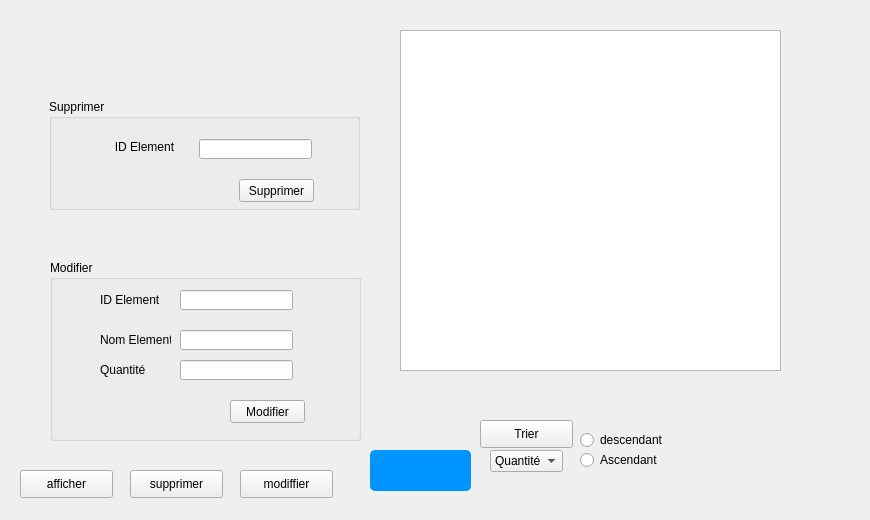
        <widget class="QWidget" name="tab_73">
         <attribute name="title">
          <string>Afficher Elements</string>
         </attribute>
         <widget class="QTableView" name="tabelm">
          <property name="geometry">
           <rect>
            <x>400</x>
            <y>30</y>
            <width>381</width>
            <height>341</height>
           </rect>
          </property>
         </widget>
         <widget class="QPushButton" name="pushButton_AfficherElem">
          <property name="geometry">
           <rect>
            <x>20</x>
            <y>470</y>
            <width>93</width>
            <height>28</height>
           </rect>
          </property>
          <property name="text">
           <string>afficher</string>
          </property>
          <property name="icon">
           <iconset>
            <normaloff>../../Desktop/Eclinic3/Tick.png</normaloff>../../Desktop/Eclinic3/Tick.png</iconset>
          </property>
         </widget>
         <widget class="QPushButton" name="pushButton_ModifierElem">
          <property name="geometry">
           <rect>
            <x>240</x>
            <y>470</y>
            <width>93</width>
            <height>28</height>
           </rect>
          </property>
          <property name="text">
           <string>modiffier</string>
          </property>
          <property name="icon">
           <iconset>
            <normaloff>../../Desktop/Eclinic3/Pencil.png</normaloff>../../Desktop/Eclinic3/Pencil.png</iconset>
          </property>
         </widget>
         <widget class="QPushButton" name="pushButton_SupprimerElem">
          <property name="geometry">
           <rect>
            <x>130</x>
            <y>470</y>
            <width>93</width>
            <height>28</height>
           </rect>
          </property>
          <property name="text">
           <string>supprimer</string>
          </property>
          <property name="icon">
           <iconset>
            <normaloff>../../Desktop/Eclinic3/Trash.png</normaloff>../../Desktop/Eclinic3/Trash.png</iconset>
          </property>
         </widget>
         <widget class="QGroupBox" name="groupBox_3">
          <property name="geometry">
           <rect>
            <x>49</x>
            <y>99</y>
            <width>311</width>
            <height>111</height>
           </rect>
          </property>
          <property name="title">
           <string>Supprimer</string>
          </property>
          <widget class="QPushButton" name="supprimer_elemnt">
           <property name="geometry">
            <rect>
             <x>190</x>
             <y>80</y>
             <width>75</width>
             <height>23</height>
            </rect>
           </property>
           <property name="text">
            <string>Supprimer</string>
           </property>
           <property name="icon">
            <iconset>
             <normaloff>../../Desktop/Eclinic3/Trash.png</normaloff>../../Desktop/Eclinic3/Trash.png</iconset>
           </property>
          </widget>
          <widget class="QLabel" name="label_40">
           <property name="geometry">
            <rect>
             <x>50</x>
             <y>40</y>
             <width>91</width>
             <height>16</height>
            </rect>
           </property>
           <property name="text">
            <string>ID Element</string>
           </property>
           <property name="alignment">
            <set>Qt::AlignCenter</set>
           </property>
          </widget>
          <widget class="QLineEdit" name="lineEdit_sup_id_element">
           <property name="geometry">
            <rect>
             <x>150</x>
             <y>40</y>
             <width>113</width>
             <height>20</height>
            </rect>
           </property>
          </widget>
         </widget>
         <widget class="QGroupBox" name="groupBox_5">
          <property name="geometry">
           <rect>
            <x>50</x>
            <y>260</y>
            <width>311</width>
            <height>181</height>
           </rect>
          </property>
          <property name="title">
           <string>Modifier</string>
          </property>
          <widget class="QLineEdit" name="lineEdit_id_elemnt">
           <property name="geometry">
            <rect>
             <x>130</x>
             <y>30</y>
             <width>113</width>
             <height>20</height>
            </rect>
           </property>
          </widget>
          <widget class="QLineEdit" name="lineEdit_nom_element">
           <property name="geometry">
            <rect>
             <x>130</x>
             <y>70</y>
             <width>113</width>
             <height>20</height>
            </rect>
           </property>
          </widget>
          <widget class="QLabel" name="label_42">
           <property name="geometry">
            <rect>
             <x>50</x>
             <y>30</y>
             <width>71</width>
             <height>20</height>
            </rect>
           </property>
           <property name="text">
            <string>ID Element</string>
           </property>
          </widget>
          <widget class="QLabel" name="label_43">
           <property name="geometry">
            <rect>
             <x>50</x>
             <y>70</y>
             <width>71</width>
             <height>20</height>
            </rect>
           </property>
           <property name="text">
            <string>Nom Element</string>
           </property>
          </widget>
          <widget class="QPushButton" name="modifier_element">
           <property name="geometry">
            <rect>
             <x>180</x>
             <y>140</y>
             <width>75</width>
             <height>23</height>
            </rect>
           </property>
           <property name="text">
            <string>Modifier</string>
           </property>
           <property name="icon">
            <iconset>
             <normaloff>../../Desktop/Eclinic3/Pencil.png</normaloff>../../Desktop/Eclinic3/Pencil.png</iconset>
           </property>
          </widget>
          <widget class="QLineEdit" name="lineEdit_qt_element">
           <property name="geometry">
            <rect>
             <x>130</x>
             <y>100</y>
             <width>113</width>
             <height>20</height>
            </rect>
           </property>
          </widget>
          <widget class="QLabel" name="label_44">
           <property name="geometry">
            <rect>
             <x>50</x>
             <y>100</y>
             <width>61</width>
             <height>20</height>
            </rect>
           </property>
           <property name="text">
            <string>Quantité</string>
           </property>
          </widget>
         </widget>
         <widget class="QPushButton" name="pushButton_12">
          <property name="geometry">
           <rect>
            <x>480</x>
            <y>420</y>
            <width>93</width>
            <height>28</height>
           </rect>
          </property>
          <property name="text">
           <string>Trier</string>
          </property>
         </widget>
         <widget class="QRadioButton" name="asc_5">
          <property name="geometry">
           <rect>
            <x>580</x>
            <y>450</y>
            <width>95</width>
            <height>20</height>
           </rect>
          </property>
          <property name="text">
           <string>Ascendant</string>
          </property>
         </widget>
         <widget class="QComboBox" name="Trier_5">
          <property name="geometry">
           <rect>
            <x>490</x>
            <y>450</y>
            <width>73</width>
            <height>22</height>
           </rect>
          </property>
          <item>
           <property name="text">
            <string>Quantité</string>
           </property>
          </item>
          <item>
           <property name="text">
            <string>ID Element</string>
           </property>
          </item>
         </widget>
         <widget class="QRadioButton" name="desc_5">
          <property name="geometry">
           <rect>
            <x>580</x>
            <y>430</y>
            <width>95</width>
            <height>20</height>
           </rect>
          </property>
          <property name="text">
           <string>descendant</string>
          </property>
         </widget>
         <widget class="QPushButton" name="pushButton_13">
          <property name="geometry">
           <rect>
            <x>370</x>
            <y>450</y>
            <width>101</width>
            <height>41</height>
           </rect>
          </property>
          <property name="styleSheet">
           <string notr="true">QPushButton {
padding: 5px;
border-radius: 5px;
background-color:#0094ff;
font-weight: bold;
}
QPushButton:hover
{
color :white;
}</string>
          </property>
          <property name="text">
           <string/>
          </property>
          <property name="icon">
           <iconset>
            <normaloff>:/E-Health_care_2A12-main/Desktop/2A12/project c++/qt/E-Clinic/Printer.png</normaloff>:/E-Health_care_2A12-main/Desktop/2A12/project c++/qt/E-Clinic/Printer.png</iconset>
          </property>
          <property name="iconSize">
           <size>
            <width>34</width>
            <height>34</height>
           </size>
          </property>
         </widget>
         <widget class="QLabel" name="label_64">
          <property name="geometry">
           <rect>
            <x>770</x>
            <y>420</y>
            <width>91</width>
            <height>91</height>
           </rect>
          </property>
          <property name="styleSheet">
           <string notr="true">image: url(:/logoeclinic.png);</string>
          </property>
          <property name="text">
           <string/>
          </property>
         </widget>
        </widget>
